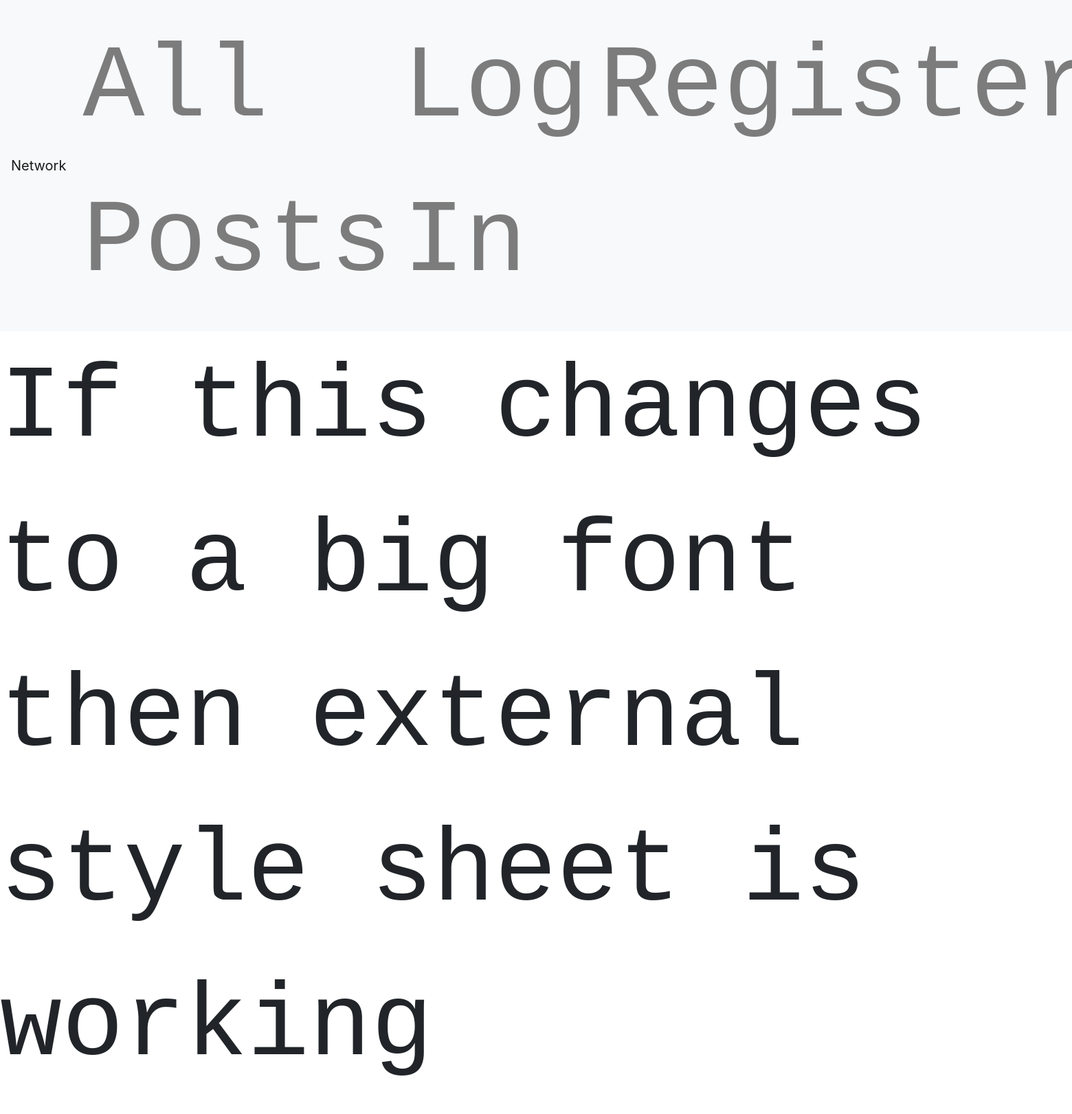
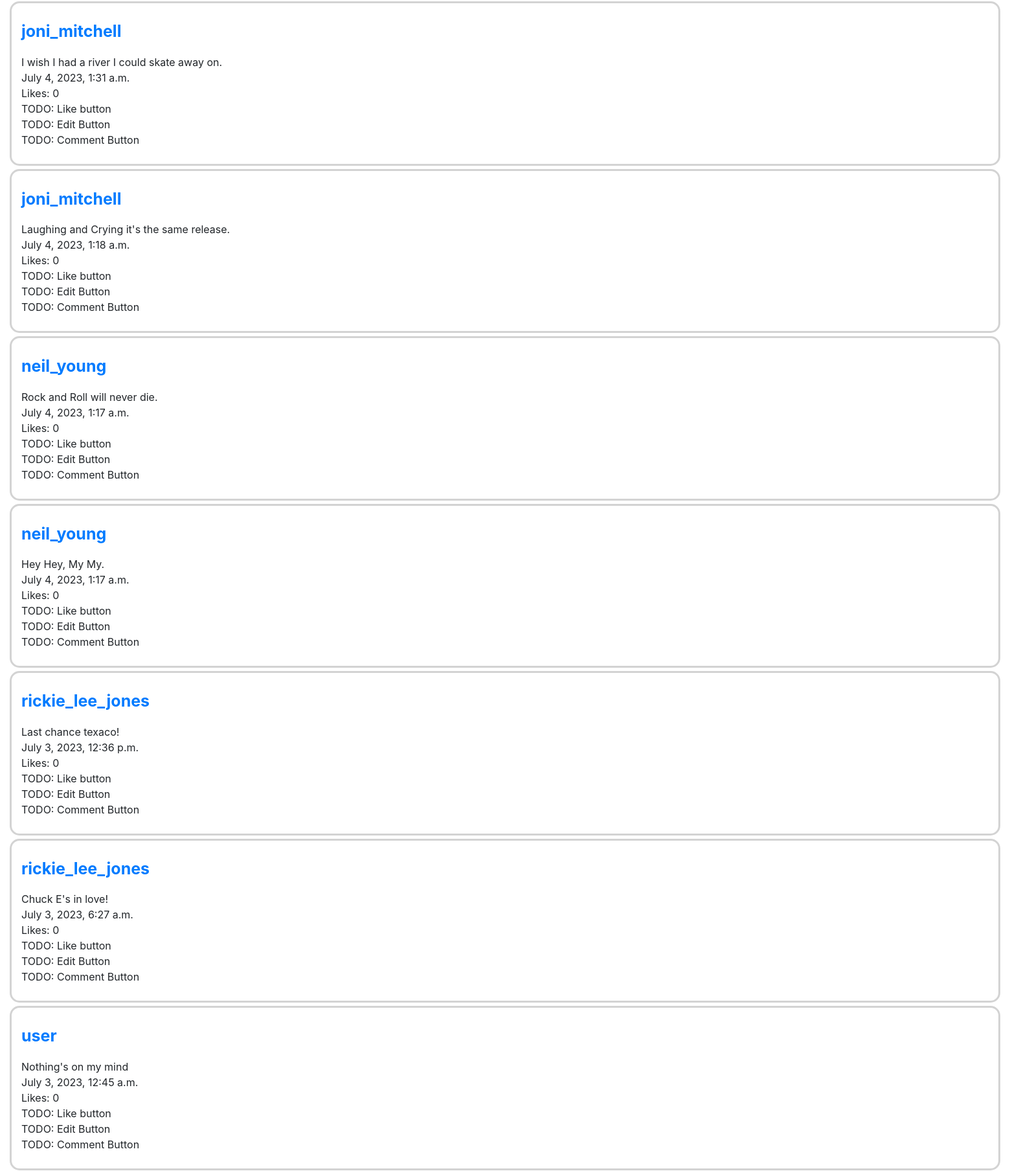
The page / (upper part) on the database its author committed (2 pictures, top to bottom).
### network/models.py (models this page shows, shortened)
class Post(models.Model):
    content = models.CharField(max_length=128)
    user = models.ForeignKey(User, on_delete=models.CASCADE, related_name="user")
    likes = models.IntegerField(default=0)
    timestamp = models.DateTimeField(auto_now_add=True)

class User(AbstractUser):
    followed_by_user = models.IntegerField(default=0)
    followers_of_user = models.IntegerField(default=0)
    pass

### network/views.py (the view, shortened to what this page needs)
# urls.py: path("", views.index, name="index"),
def index(request):
    current_user = request.user
    if request.method == "POST":
        post_content = request.POST["post_content"]
        post = Post(content=post_content, user=current_user)
        post.save()
        return HttpResponseRedirect(reverse("index" ))
    else:
        posts = Post.objects.all().order_by("-timestamp")
        if request.user.is_authenticated == False:
            return render(request, "network/index.html",
                  {
                      "posts":posts,
                  })

### network/templates/network/index.html (shortened to what this page needs)
{% extends "network/layout.html" %}
{% load static %}
{% block body %}
<div id="post-view">
    {% for p in posts %}
    <div style="border-color: lightgrey;
    border-radius:15px;
    border-style: solid;
    margin: 5px 15px 5px 15px;
    padding:25px 15px 25px 15px;">
        <p id="userlink" style="font-size:25px; font-weight: bold ;"> <a href="#">{{p.user}}</a> </p>
        {{p.content}}<br>{{p.timestamp}}
        <br> Likes: {{p.likes}}
        <br>TODO: Like button<br>
        TODO: Edit Button<br>
        TODO: Comment Button
    </div>
    {% endfor %}
</div>
{% endblock %}

### network/templates/network/layout.html (shortened to what this page needs)
{% load static %}
<!DOCTYPE html>
<html lang="en">
    <head>
        <link rel="stylesheet" href="https://stackpath.bootstrapcdn.com/bootstrap/4.4.1/css/bootstrap.min.css">
        <link  href="{% static 'network/styles.css' %}" rel="stylesheet">
    </head>
    <body>
        <nav class="navbar navbar-expand-lg navbar-light bg-light">
            <a class="navbar-brand" href="#">Network</a>
            <div class="testclass">
              <ul class="navbar-nav mr-auto">
                <li id="all_posts" class="nav-item">
                  <a class="nav-link" href="{% url 'index' %}">All Posts</a>
                </li>
                {% if user.is_authenticated %}
                    <li id="new_post" class="nav-item">
                    <a class="nav-link" href="#">New Post</a>
                    </li>
                    <li id=
                    "following" class="nav-item">
                        <a class="nav-link" href="#">Following</a>
                    </li>
                    <li class="nav-item">
                        <a class="nav-link" href="{% url 'logout' %}">Log Out</a>
                    </li>
                {% else %}
                    <li class="nav-item">
                        <a class="nav-link" href="{% url 'login' %}">Log In</a>
                    </li>
                    <li class="nav-item">
                        <a class="nav-link" href="{% url 'register' %}">Register</a>
                    </li>
                {% endif %}
              </ul>
            </div>
          </nav>
          <p class="testclass" >If this changes to a big font then external style sheet is working</p>
        <div class="body">
            {% block body %}
            {% endblock %}
        </div>
    </body>
</html>

### network/static/network/styles.css (style rules this page uses)
.testclass { font-size: 150px; font-family: 'Courier New', Courier, monospace; }

### rows shown on the page
Post: user "joni_mitchell", content "I wish I had a river I could skate away on.", timestamp "July 4, 2023, 1:31 a.m.", likes "0"
Post: user "joni_mitchell", content "Laughing and Crying it's the same release.", timestamp "July 4, 2023, 1:18 a.m.", likes "0"
Post: user "neil_young", content "Rock and Roll will never die.", timestamp "July 4, 2023, 1:17 a.m.", likes "0"
Post: user "neil_young", content "Hey Hey, My My.", timestamp "July 4, 2023, 1:17 a.m.", likes "0"
Post: user "rickie_lee_jones", content "Last chance texaco!", timestamp "July 3, 2023, 12:36 p.m.", likes "0"
Post: user "rickie_lee_jones", content "Chuck E's in love!", timestamp "July 3, 2023, 6:27 a.m.", likes "0"
Post: user "user", content "Nothing's on my mind", timestamp "July 3, 2023, 12:45 a.m.", likes "0"
